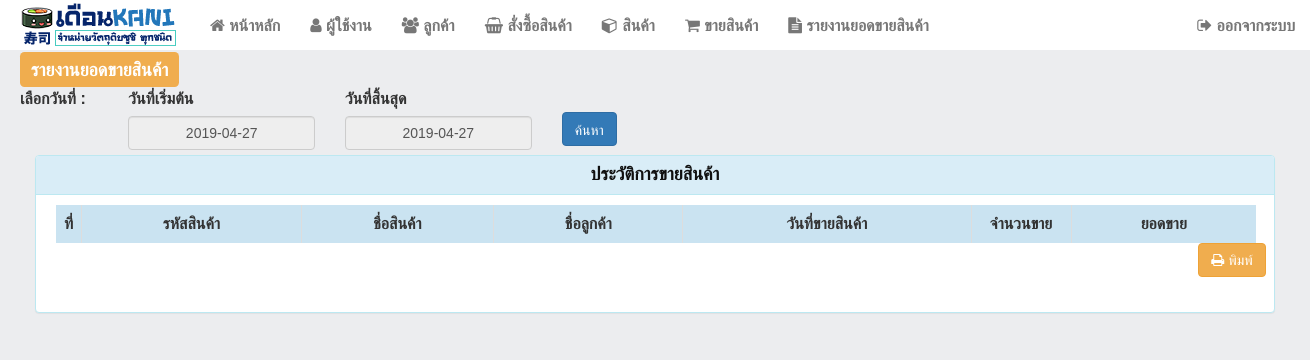
Before: /index.php?viewName=sellReport&dateFrom=2019-04-27&dateTo=2019-04-27 (signed in) with the older database file.
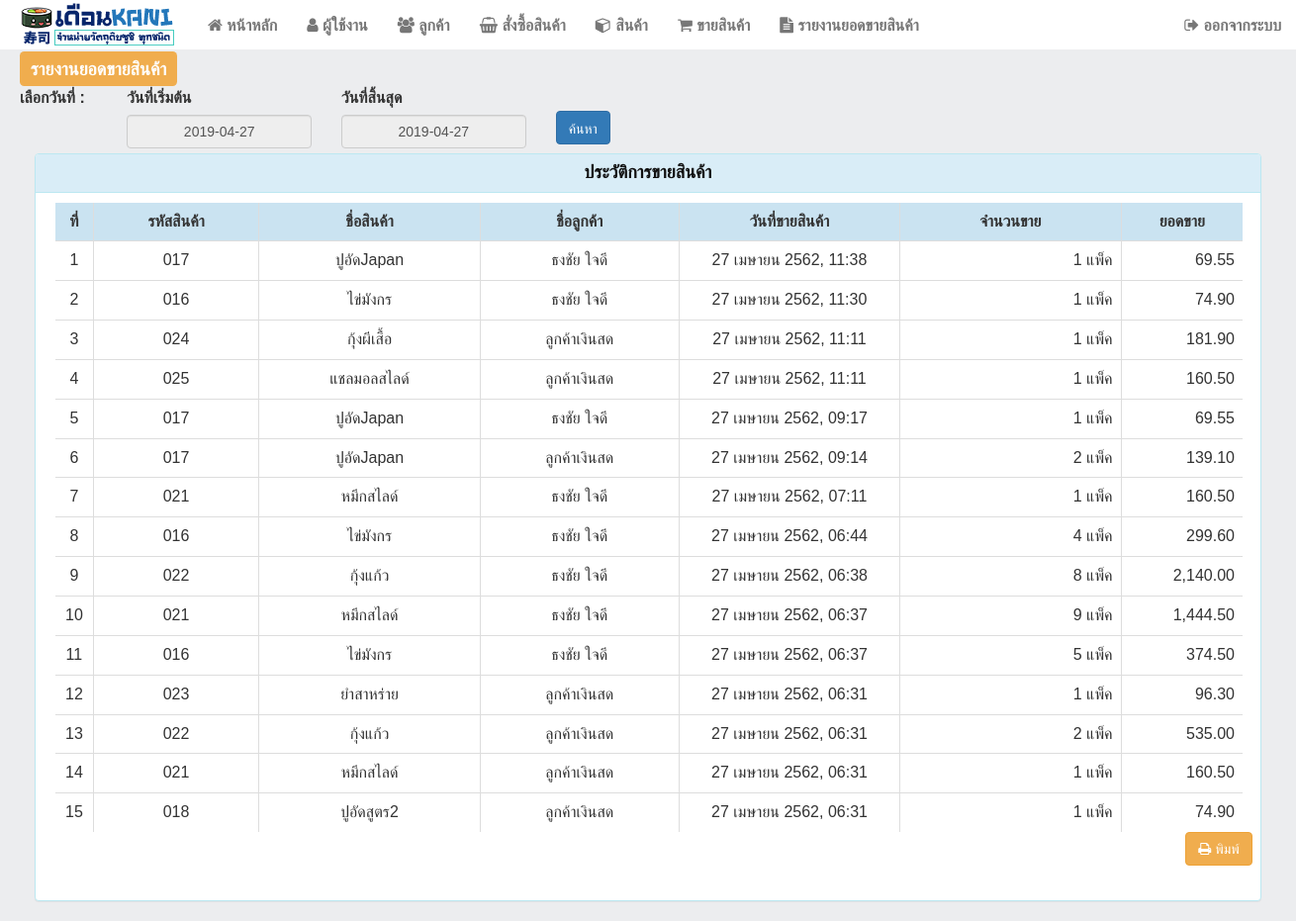
After: the same page with the newer database file.
### tables this page shows
CREATE TABLE `sell` (
  `sell_id` int(10) NOT NULL,
  `customer_id` int(6) NOT NULL,
  `products_id` int(6) NOT NULL,
  `sell_quantity` int(4) NOT NULL,
  `sell_sumprice` double(10,2) NOT NULL,
  `sell_total` double(10,2) NOT NULL,
  `slip` varchar(50) NOT NULL,
  `delivery_status_id` int(1) NOT NULL DEFAULT '2',
  `date` timestamp NOT NULL DEFAULT CURRENT_TIMESTAMP,
  `pay` double(10,2) NOT NULL DEFAULT '0.00',
  `date_pay` datetime DEFAULT NULL
);

CREATE TABLE `products` (
  `products_id` int(3) UNSIGNED ZEROFILL NOT NULL,
  `color_id` int(2) NOT NULL,
  `products_type_id` int(1) NOT NULL,
  `products_name` varchar(50) NOT NULL,
  `pic` varchar(100) NOT NULL,
  `price` double(10,2) NOT NULL,
  `cost` double(10,2) NOT NULL,
  `mfd` date NOT NULL,
  `exd` date NOT NULL,
  `stock` int(10) NOT NULL
);

CREATE TABLE `customer` (
  `customer_id` int(3) UNSIGNED ZEROFILL NOT NULL,
  `title_id` int(2) NOT NULL,
  `name_store` varchar(50) NOT NULL,
  `customer_name` varchar(50) NOT NULL,
  `address` varchar(100) NOT NULL,
  `tel` varchar(40) NOT NULL,
  `telephone` varchar(40) NOT NULL
);

### model/sell.php (called while the page is built, shortened)
<?php
class Sell {
    public function read($condition = "1=1 ") {
		$conn = new createCon();
        $con = $conn->connect();
        $this->sql = "SELECT * FROM sell s
          LEFT OUTER JOIN products p  ON s.products_id = p.products_id
          LEFT OUTER JOIN color c ON p.color_id = c.color_id
          LEFT OUTER JOIN products_type pt ON p.products_type_id = pt.products_type_id
          LEFT OUTER JOIN customer cus ON s.customer_id = cus.customer_id
          LEFT OUTER JOIN delivery_status ds ON s.delivery_status_id = ds.delivery_status_id
          WHERE $condition ORDER BY date DESC";
          mysqli_query($con,"SET NAMES 'utf8'");
        $query = mysqli_query($con,$this->sql);
        if ($query) {
            $result = array();
            while ($row = mysqli_fetch_array($query, MYSQLI_ASSOC)) {
                $result[] = $row;
            }
            return $result;
        } else {
            $conn->close();
            return false;
        }
    }
}

### lib/helper.php (called while the page is built, shortened)
<?php
function DateThaiTime($strDate)
	{
		$strYear = date("Y",strtotime($strDate))+543;
		$strMonth= date("n",strtotime($strDate));
		$strDay= date("j",strtotime($strDate));
		$strHour= date("H",strtotime($strDate));
		$strMinute= date("i",strtotime($strDate));
		$strMonthCut = Array("","มกราคม","กุมภาพันธ์","มีนาคม","เมษายน","พฤษภาคม","มิถุนายน","กรกฎาคม","สิงหาคม","กันยายน","ตุลาคม","พฤศจิกายน","ธันวาคม");
        $strMonthThai=$strMonthCut[$strMonth];
		return "$strDay $strMonthThai $strYear, $strHour:$strMinute";
}
?>

### views/sellReport.php (the view, shortened to what the changed rows need)
<?php
include "./model/sell.php";
$dateF  = "";
$dateT = "";
if ($_REQUEST["dateFrom"] != "" && $_REQUEST["dateTo"] != ""){
	$dateF = $_REQUEST["dateFrom"];
	$dateT =  $_REQUEST["dateTo"];
}
$obj_sell = new Sell();
$rows_sell = $obj_sell->read(" DATE_FORMAT(date,'%Y-%m-%d') >= '".$dateF."' AND DATE_FORMAT( date,'%Y-%m-%d') <= '".$dateT."' ");
?>
<div class="container">
        <div id="loginbox" style="margin-top:5px;" class="mainbox col-md-12 col-md-offset-0 col-sm-8 col-sm-offset-2">
            <div class="panel panel-info f16" >
                    <p>
                    <div class="table-responsive center" style="width: 1200px;margin-left:20px; color: #101010;">
                    <table class="table table-bordered table-hover f16 center" id="myTable">
                        <thead>
                            <tr class="success">
                                <th class="text-center" style="width: 5px;">ที่</th>
                                <th class="text-center">รหัสสินค้า</th>
                                <th class="text-center">ชื่อสินค้า</th>
                                <th class="text-center">ชื่อลูกค้า</th>
                                <th class="text-center">วันที่ขายสินค้า</th>
                                <th class="text-center"  style="width: 100px;">จำนวนขาย</th>
                                <th class="text-center">ยอดขาย</th>
                            </tr>
                        </thead>
                        <tbody>
                        <?php
                            if ($rows_sell != false) {
                                $count = 1;
                                foreach ($rows_sell as $row_sell) {
                                    ?>
                                    <tr>
                                        <td class="text-center" style="width: 5px;"><?= $count++; ?></td>
                                        <td class="text-center" style="width: 150px;"><?= $row_sell["products_id"] ?></td>
                                        <td class="text-center" style="width: 200px;"><?= $row_sell["products_name"] ?></td>
                                        <td class="text-center" style="width: 180px;"><?= $row_sell["customer_name"] ?></td>
                                        <td class="text-center" style="width: 200px;"><?= DateThaiTime($row_sell["date"]) ?></td>
                                        <td class="text-right" style="width: 200px;"><?= number_format($row_sell["sell_quantity"]) ?> แพ็ค</td>
                                        <td class="text-right" style="width: 110px;"><?= number_format($row_sell["sell_total"],2) ?> </td>
                                    </tr>
                                    <?php
                                }
                            }
                            ?>
                        </tbody>
                    </table>
                </div>
            </div>
         </div>
    </div>

Changed rows visible on the page:
added sell: products.products_id "017", products.products_name "ปูอัดJapan", customer.customer_name "ธงชัย ใจดี", date "27 เมษายน 2562, 11:38", sell_quantity "1", sell_total "69.55"
added sell: products.products_id "016", products.products_name "ไข่มังกร", customer.customer_name "ธงชัย ใจดี", date "27 เมษายน 2562, 11:30", sell_quantity "1", sell_total "74.90"
added sell: products.products_id "024", products.products_name "กุ้งผีเสื้อ", customer.customer_name "ลูกค้าเงินสด", date "27 เมษายน 2562, 11:11", sell_quantity "1", sell_total "181.90"
added sell: products.products_id "025", products.products_name "แชลมอลสไลด์", customer.customer_name "ลูกค้าเงินสด", date "27 เมษายน 2562, 11:11", sell_quantity "1", sell_total "160.50"
added sell: products.products_id "017", products.products_name "ปูอัดJapan", customer.customer_name "ธงชัย ใจดี", date "27 เมษายน 2562, 09:17", sell_quantity "1", sell_total "69.55"
added sell: products.products_id "017", products.products_name "ปูอัดJapan", customer.customer_name "ลูกค้าเงินสด", date "27 เมษายน 2562, 09:14", sell_quantity "2", sell_total "139.10"
added sell: products.products_id "021", products.products_name "หมึกสไลด์", customer.customer_name "ธงชัย ใจดี", date "27 เมษายน 2562, 07:11", sell_quantity "1", sell_total "160.50"
added sell: products.products_id "016", products.products_name "ไข่มังกร", customer.customer_name "ธงชัย ใจดี", date "27 เมษายน 2562, 06:44", sell_quantity "4", sell_total "299.60"
added sell: products.products_id "022", products.products_name "กุ้งแก้ว", customer.customer_name "ธงชัย ใจดี", date "27 เมษายน 2562, 06:38", sell_quantity "8", sell_total "2,140.00"
added sell: products.products_id "021", products.products_name "หมึกสไลด์", customer.customer_name "ธงชัย ใจดี", date "27 เมษายน 2562, 06:37", sell_quantity "9", sell_total "1,444.50"
added sell: products.products_id "016", products.products_name "ไข่มังกร", customer.customer_name "ธงชัย ใจดี", date "27 เมษายน 2562, 06:37", sell_quantity "5", sell_total "374.50"
added sell: products.products_id "023", products.products_name "ยำสาหร่าย", customer.customer_name "ลูกค้าเงินสด", date "27 เมษายน 2562, 06:31", sell_quantity "1", sell_total "96.30"
added sell: products.products_id "022", products.products_name "กุ้งแก้ว", customer.customer_name "ลูกค้าเงินสด", date "27 เมษายน 2562, 06:31", sell_quantity "2", sell_total "535.00"
now on this page (row edited): sell: products.products_id "021", products.products_name "หมึกสไลด์", customer.customer_name "ลูกค้าเงินสด", date "27 เมษายน 2562, 06:31", sell_quantity "1", sell_total "160.50"
now on this page (row edited): sell: products.products_id "018", products.products_name "ปูอัดสูตร2", customer.customer_name "ลูกค้าเงินสด", date "27 เมษายน 2562, 06:31", sell_quantity "1", sell_total "74.90"
